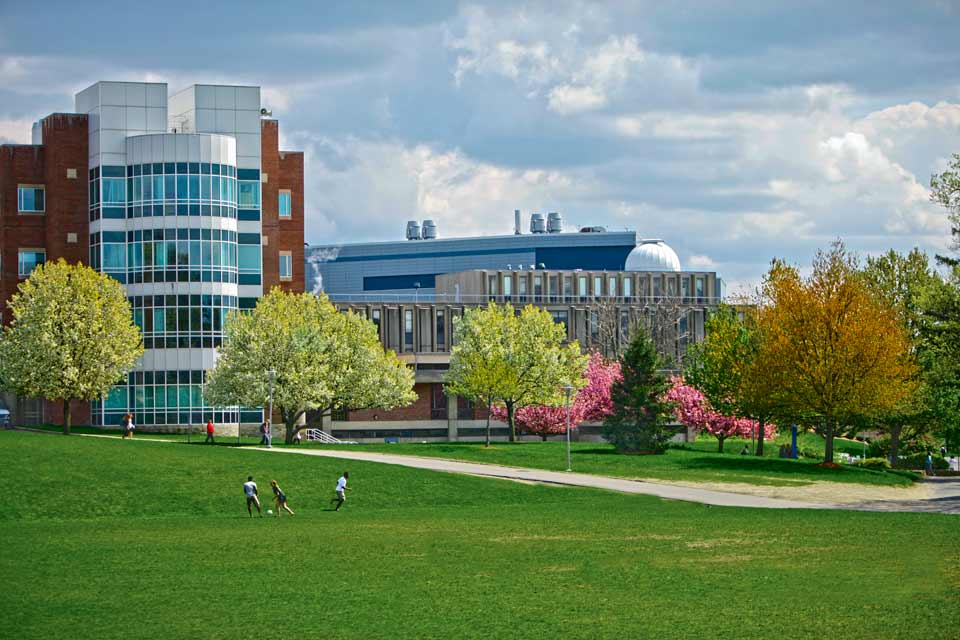
#> input picture Task 1/campus-spring.jpg, 960 x 640 px
$ python Main.py   (older library calls are emulated)
#> lines starting #> are read from the running program, lines starting #| are printed output that depends on the picture; after the words box and inside, x2 and y2 are one past the last pixel; in counts of white or black regions, pixels touching at a corner belong together
#> in main, img1 is the input picture: shape (640, 960, 3); mean B, G, R 108.9, 135.3, 113.4
### Task 1/Util.py
# -*- coding: utf-8 -*-
"""
@author: Nathan Cai

Just some fun stuff for visualization
"""
import numpy as np
import cv2

# Print iterations progress
# [6 lines left out: function print_progress, not called in this run]

def resize_img(img, scale_precent):
#> called with scale_precent = 20
    width = int(img.shape[1] * scale_precent / 100)
#> width = 192
    height = int(img.shape[0] * scale_precent / 100)
#> height = 128
    dim = (width, height)
#> dim = (192, 128)

    # resize image
    resized = cv2.resize(img, dim, interpolation = cv2.INTER_AREA)
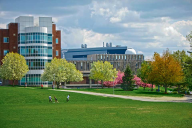
#> resized: shape (128, 192, 3); mean R, G, B 113.4, 135.3, 108.9
    return resized


### Task 1/SLIC.py
# -*- coding: utf-8 -*-
"""

@author: Nathan Cai
"""

import numpy as np
from Util import print_progress as pb
import Util
import cv2


def slic(image, K, m, iteration = 10):
    """

    Parameters
    ----------
    image : Numpy Matrix or OpenCV image
        Image to process
    K : Int
        Number of centers
    m : Int
        Compactness Factor

    Returns
    -------
    TYPE
        Superpixel Image

    """
#> called with K = 5, m = 0.01, iteration = 10
    print('Initialize cluster centers')
    centers = []
    height = image.shape[0]
#> height = 128
    width = image.shape[1]
#> width = 192
    S = width * height
#> S = 24576
    N = int(np.sqrt(S/K))
#> N = 70
    dx = int(width/N)
#> dx = 2
    dy = int(height/N)
#> dy = 1
    for i in range(N//2, height, dy):
        for j in range(N//2, width, dx):
            center = [j, i, image[i][j][0], image[i][j][1], image[i][j][2]]
            centers.append(center)
#> after the loop, centers = 7347 items, first 6: [35, 35, 0.306, 0.553, 0.659], [37, 35, 0.314, 0.549, 0.643], [39, 35, 0.255, 0.502, 0.588], [41, 35, 0.392, 0.588, 0.651], [43, 35, 0.376, 0.584, 0.682], [45, 35, 0.6, 0.706, 0.749]
    centers = np.array(centers)

    print('Assign pixels to clusters')
    labels = np.zeros((height, width), dtype=np.int64)
    distances = np.full((height, width), np.inf)
    for k in range(iteration):
        print('Iteration: ', k+1)
        for i in range(height):
            for j in range(width):
                for c in range(K):
                    dc = np.sqrt((j-centers[c][0])**2 + (i-centers[c][1])**2)
                    ds = np.sqrt((image[i][j][0]-centers[c][2])**2 + (image[i][j][1]-centers[c][3])**2 + (image[i][j][2]-centers[c][4])**2)
                    d = np.sqrt(dc**2 + (ds/m)**2)
                    if d < distances[i][j]:
                        distances[i][j] = d
                        labels[i][j] = c

        print('Update cluster centers')
        new_centers = np.zeros_like(centers)
        counts = np.zeros((K,))
        for i in range(height):
            for j in range(width):
                c = labels[i][j]
                new_centers[c][0] += j
                new_centers[c][1] += i
                new_centers[c][2] += image[i][j][0]
                new_centers[c][3] += image[i][j][1]
                new_centers[c][4] += image[i][j][2]
                counts[c] += 1
        for c in range(K):
            if counts[c] > 0:
                new_centers[c] /= counts[c]
        centers = new_centers
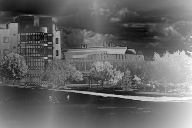
#> distances: shape (128, 192) float64; min 0, max 83.91, mean 33.3; drawn with min black and max white
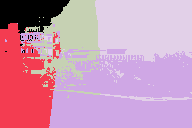
#> labels: shape (128, 192) int64; 5 distinct labels, from 0 to 4; one colour per label, 0 black

    print('Generate superpixels')
    superpixels = np.zeros_like(image)

    colors = np.random.rand(K, 3)

    for i in range(height):
        for j in range(width):
            #superpixels[i][j] = centers[labels[i][j]][2:5] * 255
            superpixels[i][j] = colors[labels[i][j]][0:3] * 255
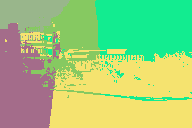
#> superpixels: shape (128, 192, 3) float32; mean of channels 0, 1, 2 124.2, 201.7, 157.5; drawn as B, G, R

    superpixels = Draw_dots(superpixels, centers[0:K], K, 3)
    superpixels = superpixels.astype(np.uint8)

    return superpixels

def Draw_dots(image, points, k, radius):
#> called with points = array of shape (5, 5), k = 5, radius = 3
    height = image.shape[0]
#> height = 128
    width = image.shape[1]
#> width = 192
    for p in range(k):
        for x in range(int(points[p][0]) - radius, int(points[p][0]) + radius):
            for y in range(int(points[p][1]) - radius, int(points[p][1]) + radius):
                if (x >= 0 and x < width-1) and (y >= 0 and y < height-1):
                    image[y][x] = (1-points[p][2:5])*255
    return image

### Task 1/Main.py
# -*- coding: utf-8 -*-
"""

@author: Nathan Cai
"""
import SLIC
import Util
import cv2
import matplotlib.pyplot as plt
from skimage.segmentation import slic as SKslic

def main():
    segments = 5
    compactness = .01
    iterations = 10

    img1 = cv2.imread('campus-spring.jpg')
    img1 = cv2.cvtColor(img1, cv2.COLOR_BGR2RGB)
    img1 = Util.resize_img(img1, 20)

    img2 = cv2.normalize(img1, None, 0, 1.0, cv2.NORM_MINMAX, dtype=cv2.CV_32F)

    img3 = SLIC.slic(img2, segments , compactness, iteration=iterations)

    img4 = SKslic(img1, segments, compactness=compactness, max_num_iter=iterations)
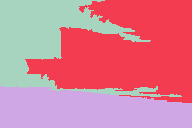
#> img4: shape (128, 192) int64; 3 distinct labels, from 1 to 3; one colour per label, 0 black

    plt.imshow(img3)
    #plt.imshow(img4)

    '''
    list_imgs = [img1, img2, img3, img4]
    titles = ['original', 'Normalized', 'SLIC', 'Scikit']

    for x in range(4):
        plt.subplot(2,2,x+1)
        plt.title(titles[x])
        plt.axis('off')
        plt.imshow(list_imgs[x])

    return
    '''
if __name__ == "__main__":
    main()

$ run again, with Task 1/campus1.jpg copied over Task 1/campus-spring.jpg
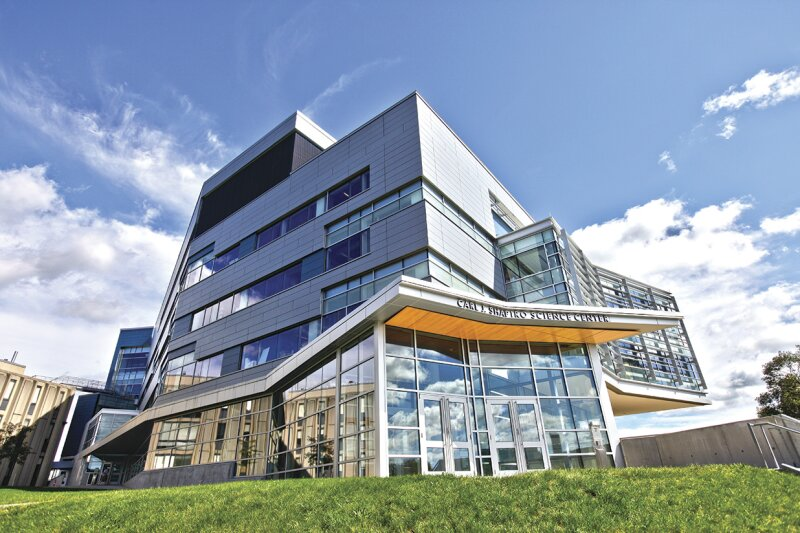
#> input picture Task 1/campus1.jpg, 800 x 533 px
#> in main, img1 is the input picture: shape (533, 800, 3); mean B, G, R 167.9, 154.7, 140.7
#> after the loop in slic, `for i in range(N//2, height, dy):`: centers = 5082 items, first 6: [29, 29, 0.647, 0.707, 0.849], [31, 29, 0.75, 0.789, 0.909], [33, 29, 0.685, 0.754, 0.884], [35, 29, 0.509, 0.608, 0.806], [37, 29, 0.461, 0.569, 0.784], [39, 29, 0.496, 0.603, 0.81]
#> after the loop in slic, `for k in range(iteration):`:
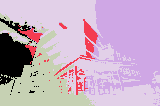
#> labels: shape (106, 160) int64; 5 distinct labels, from 0 to 4; one colour per label, 0 black
#> in main, `img4 = SKslic(img1, segments, compactness=compactness, max_num_iter=it..`:
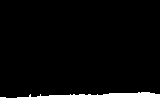
#> img4: shape (106, 160) int64; values 1 (black) and 2 (white), 10.6% white; 1 white region, box (x1, y1, x2, y2) and area: (0, 92, 160, 106) 1797
